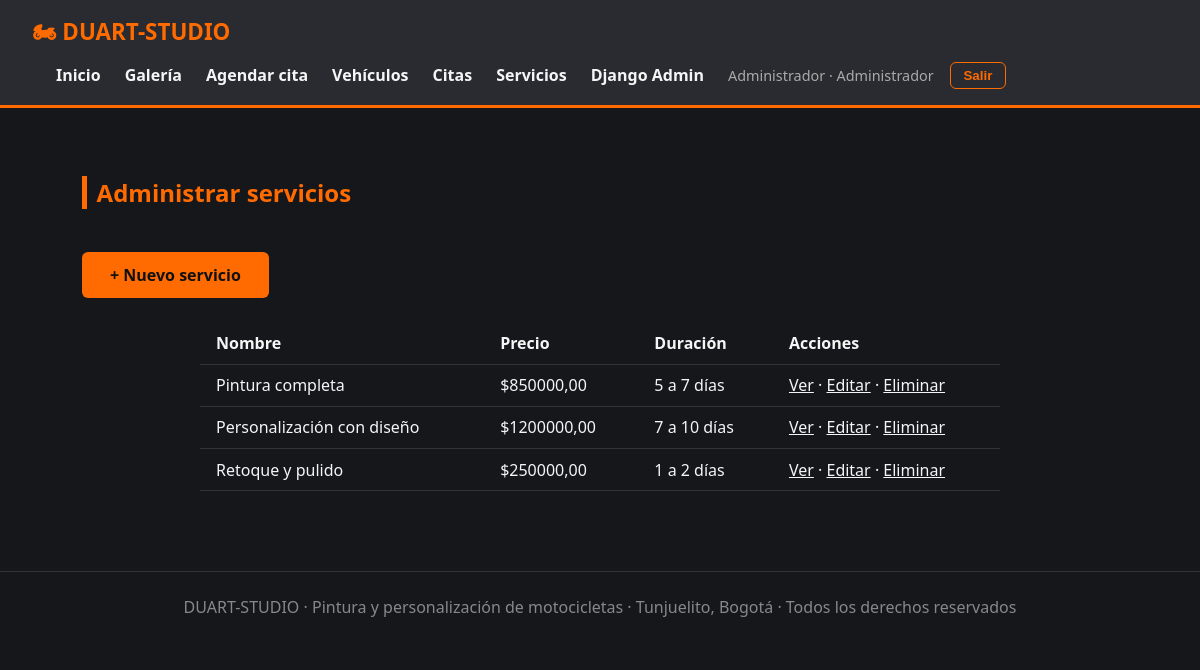
The page /servicios/ (signed in) on the database its author committed.
### taller_motos/models.py (models this page shows, shortened)
class Servicio(models.Model):
    nombre = models.CharField(max_length=100)
    descripcion = models.TextField()
    precio = models.DecimalField(max_digits=10, decimal_places=2, help_text="Precio de referencia en pesos colombianos")
    duracion_estimada = models.CharField(max_length=50, help_text="Ej: 1 hora, 30 min")
    imagen_url = models.URLField(blank=True, help_text="Enlace a una imagen del servicio")

### taller_motos/views.py (the view)
# urls.py: path("servicios/", views.servicio_list, name="servicio_list"),
@rol_requerido(ADMINISTRADOR)
def servicio_list(request):
    servicios = Servicio.objects.all()
    return render(request, "taller_motos/servicio_list.html", {"servicios": servicios})

### taller_motos/context_processors.py (called while the page is built)
def rol(request):
    usuario = request.user
    administrador = es_administrador(usuario)
    if administrador:
        nombre = "Administrador"
    elif es_cliente(usuario):
        nombre = "Cliente"
    else:
        nombre = "Visitante"
    return {"es_administrador": administrador, "rol_usuario": nombre}

### taller_motos/roles.py (called while the page is built)
def es_administrador(usuario):
    return usuario.is_authenticated and (
        usuario.is_superuser or usuario.groups.filter(name=ADMINISTRADOR).exists()
    )

def rol_requerido(*roles):
    comprobaciones = {ADMINISTRADOR: es_administrador, CLIENTE: es_cliente}
    def decorador(vista):
        @wraps(vista)
        def envoltura(request, *args, **kwargs):
            if not request.user.is_authenticated:
                return redirect_to_login(request.get_full_path())
            if any(comprobaciones[rol](request.user) for rol in roles):
                return vista(request, *args, **kwargs)
            raise PermissionDenied  # Muestra templates/403.html
        return envoltura
    return decorador

### taller_motos/templates/taller_motos/servicio_list.html (shortened to what this page needs)
{% extends "taller_motos/base.html" %}
{% block contenido %}
<section class="seccion">
  <h2>Administrar servicios</h2>
  <a class="btn" href="{% url 'taller_motos:servicio_create' %}">+ Nuevo servicio</a>
  {% if servicios %}
  <table class="tabla">
    <thead>
      <tr>
        <th>Nombre</th>
        <th>Precio</th>
        <th>Duración</th>
        <th>Acciones</th>
      </tr>
    </thead>
    <tbody>
      {% for servicio in servicios %}
      <tr>
        <td>{{ servicio.nombre }}</td>
        <td>${{ servicio.precio }}</td>
        <td>{{ servicio.duracion_estimada }}</td>
        <td>
          <a href="{% url 'taller_motos:servicio_detail' servicio.id %}">Ver</a> ·
          <a href="{% url 'taller_motos:servicio_update' servicio.id %}">Editar</a> ·
          <a href="{% url 'taller_motos:servicio_delete' servicio.id %}">Eliminar</a>
        </td>
      </tr>
      {% endfor %}
    </tbody>
  </table>
  {% else %}
  <p>Aún no hay servicios registrados.</p>
  {% endif %}
</section>
{% endblock %}

### taller_motos/templates/taller_motos/base.html (shortened to what this page needs)
{% load static %}
<!DOCTYPE html>
<html lang="es">
<head>
  <link rel="stylesheet" href="{% static 'taller_motos/estilos.css' %}">
</head>
<body>
  <header class="navbar">
    <a class="marca" href="{% url 'taller_motos:index' %}">🏍 DUART-STUDIO</a>
    <nav>
      <a href="{% url 'taller_motos:index' %}">Inicio</a>
      <a href="{% url 'taller_motos:galeria' %}">Galería</a>
      <a href="{% url 'taller_motos:contacto' %}">Agendar cita</a>
      {% if es_administrador %}
        <a href="{% url 'taller_motos:vehiculo_list' %}">Vehículos</a>
        <a href="{% url 'taller_motos:cita_list' %}">Citas</a>
        <a href="{% url 'taller_motos:servicio_list' %}">Servicios</a>
        <a href="{% url 'admin:index' %}">Django Admin</a>
      {% elif user.is_authenticated %}
        <a href="{% url 'taller_motos:mi_proceso' %}">Mi Proceso</a>
      {% endif %}
      {% if user.is_authenticated %}
        <span class="usuario">{{ user.first_name|default:user.username }} · {{ rol_usuario }}</span>
        <form class="form-salir" method="post" action="{% url 'taller_motos:logout' %}">
          <button type="submit">Salir</button>
        </form>
      {% else %}
        <a href="{% url 'taller_motos:login' %}">Ingresar</a>
        <a class="nav-destacado" href="{% url 'taller_motos:registro' %}">Crear cuenta</a>
      {% endif %}
    </nav>
  </header>
  {% block contenido %}{% endblock %}
  <footer>
    DUART-STUDIO &middot; Pintura y personalización de motocicletas &middot; Tunjuelito, Bogotá &middot; Todos los derechos reservados
  </footer>
</body>
</html>

### taller_motos/static/taller_motos/estilos.css (style rules this page uses)
:root { --negro: #16171b; --naranja: #ff6b00; --gris: #2a2b30; --blanco: #f5f5f5; }
* { box-sizing: border-box; }
body { margin: 0; font-family: "Segoe UI", Arial, sans-serif; background: var(--negro); color: var(--blanco); }
header.navbar { display: flex; justify-content: space-between; align-items: center; padding: 1rem 2rem; background: var(--gris); border-bottom: 3px solid var(--naranja); }
header.navbar .marca { font-size: 1.4rem; font-weight: bold; color: var(--naranja); text-decoration: none; }
header.navbar nav a { color: var(--blanco); text-decoration: none; margin-left: 1.5rem; font-weight: 600; }
.btn { display: inline-block; margin-top: 1.5rem; padding: .75rem 1.75rem; background: var(--naranja); color: #111; font-weight: bold; border-radius: 6px; text-decoration: none; }
.seccion { padding: 3rem 2rem; max-width: 1100px; margin: 0 auto; }
.seccion h2 { color: var(--naranja); border-left: 5px solid var(--naranja); padding-left: .6rem; }
footer { text-align: center; padding: 1.5rem; color: #888; border-top: 1px solid #333; margin-top: 2rem; }
.tabla { width: 100%; max-width: 800px; margin: 1.5rem auto 0 auto; border-collapse: collapse; }
.tabla th, .tabla td { padding: .6rem 1rem; border-bottom: 1px solid #333; text-align: left; }
.tabla a { color: var(--blanco); }
header.navbar { flex-wrap: wrap; gap: .5rem; }
header.navbar nav { display: flex; flex-wrap: wrap; align-items: center; gap: .25rem 0; }
header.navbar .usuario { margin-left: 1.5rem; color: #aaa; font-size: .9rem; }
.form-salir { display: inline; margin-left: 1rem; }
.form-salir button { background: none; border: 1px solid var(--naranja); color: var(--naranja); padding: .3rem .8rem; border-radius: 6px; cursor: pointer; font-weight: 600; }
a { color: var(--naranja); }

### rows shown on the page
Servicio: nombre "Pintura completa", precio "850000,00", duracion_estimada "5 a 7 días"
Servicio: nombre "Personalización con diseño", precio "1200000,00", duracion_estimada "7 a 10 días"
Servicio: nombre "Retoque y pulido", precio "250000,00", duracion_estimada "1 a 2 días"

### other values the page prints
{{ user.first_name|default:user.username }} "Administrador"
{{ rol_usuario }} "Administrador"
